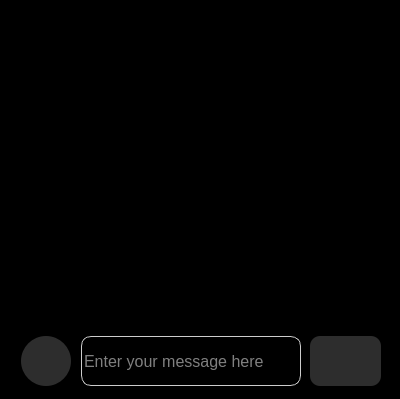
<?xml version="1.0" encoding="UTF-8"?>
<ui version="4.0">
 <class>Form</class>
 <widget class="QWidget" name="Form">
  <property name="geometry">
   <rect>
    <x>0</x>
    <y>0</y>
    <width>400</width>
    <height>399</height>
   </rect>
  </property>
  <property name="windowTitle">
   <string>Form</string>
  </property>
  <property name="styleSheet">
   <string notr="true">*{
	background-color: rgb(0,0,0);
}</string>
  </property>
  <property name="locale">
   <locale language="English" country="Australia"/>
  </property>
  <layout class="QVBoxLayout" name="verticalLayout">
   <item>
    <widget class="QGroupBox" name="groupBox">
     <property name="styleSheet">
      <string notr="true">QGroupBox{
    border: 0px;
}</string>
     </property>
     <property name="title">
      <string/>
     </property>
     <widget class="QGroupBox" name="groupBox_2">
      <property name="geometry">
       <rect>
        <x>50</x>
        <y>20</y>
        <width>251</width>
        <height>131</height>
       </rect>
      </property>
      <property name="title">
       <string/>
      </property>
     </widget>
     <widget class="QGroupBox" name="groupBox_3">
      <property name="geometry">
       <rect>
        <x>0</x>
        <y>320</y>
        <width>380</width>
        <height>60</height>
       </rect>
      </property>
      <property name="styleSheet">
       <string notr="true">QGroupBox{
    border: none
}</string>
      </property>
      <property name="title">
       <string/>
      </property>
      <widget class="QPushButton" name="Recorder">
       <property name="geometry">
        <rect>
         <x>10</x>
         <y>5</y>
         <width>50</width>
         <height>50</height>
        </rect>
       </property>
       <property name="palette">
        <palette>
         <active>
          <colorrole role="WindowText">
           <brush brushstyle="SolidPattern">
            <color alpha="255">
             <red>70</red>
             <green>227</green>
             <blue>162</blue>
            </color>
           </brush>
          </colorrole>
          <colorrole role="Button">
           <brush brushstyle="SolidPattern">
            <color alpha="255">
             <red>45</red>
             <green>45</green>
             <blue>45</blue>
            </color>
           </brush>
          </colorrole>
          <colorrole role="Text">
           <brush brushstyle="SolidPattern">
            <color alpha="255">
             <red>255</red>
             <green>255</green>
             <blue>255</blue>
            </color>
           </brush>
          </colorrole>
          <colorrole role="ButtonText">
           <brush brushstyle="SolidPattern">
            <color alpha="255">
             <red>255</red>
             <green>255</green>
             <blue>255</blue>
            </color>
           </brush>
          </colorrole>
          <colorrole role="Base">
           <brush brushstyle="SolidPattern">
            <color alpha="255">
             <red>45</red>
             <green>45</green>
             <blue>45</blue>
            </color>
           </brush>
          </colorrole>
          <colorrole role="Window">
           <brush brushstyle="SolidPattern">
            <color alpha="255">
             <red>45</red>
             <green>45</green>
             <blue>45</blue>
            </color>
           </brush>
          </colorrole>
         </active>
         <inactive>
          <colorrole role="WindowText">
           <brush brushstyle="SolidPattern">
            <color alpha="255">
             <red>70</red>
             <green>227</green>
             <blue>162</blue>
            </color>
           </brush>
          </colorrole>
          <colorrole role="Button">
           <brush brushstyle="SolidPattern">
            <color alpha="255">
             <red>45</red>
             <green>45</green>
             <blue>45</blue>
            </color>
           </brush>
          </colorrole>
          <colorrole role="Text">
           <brush brushstyle="SolidPattern">
            <color alpha="255">
             <red>255</red>
             <green>255</green>
             <blue>255</blue>
            </color>
           </brush>
          </colorrole>
          <colorrole role="ButtonText">
           <brush brushstyle="SolidPattern">
            <color alpha="255">
             <red>255</red>
             <green>255</green>
             <blue>255</blue>
            </color>
           </brush>
          </colorrole>
          <colorrole role="Base">
           <brush brushstyle="SolidPattern">
            <color alpha="255">
             <red>45</red>
             <green>45</green>
             <blue>45</blue>
            </color>
           </brush>
          </colorrole>
          <colorrole role="Window">
           <brush brushstyle="SolidPattern">
            <color alpha="255">
             <red>45</red>
             <green>45</green>
             <blue>45</blue>
            </color>
           </brush>
          </colorrole>
         </inactive>
         <disabled>
          <colorrole role="WindowText">
           <brush brushstyle="SolidPattern">
            <color alpha="255">
             <red>255</red>
             <green>255</green>
             <blue>255</blue>
            </color>
           </brush>
          </colorrole>
          <colorrole role="Button">
           <brush brushstyle="SolidPattern">
            <color alpha="255">
             <red>45</red>
             <green>45</green>
             <blue>45</blue>
            </color>
           </brush>
          </colorrole>
          <colorrole role="Text">
           <brush brushstyle="SolidPattern">
            <color alpha="255">
             <red>255</red>
             <green>255</green>
             <blue>255</blue>
            </color>
           </brush>
          </colorrole>
          <colorrole role="ButtonText">
           <brush brushstyle="SolidPattern">
            <color alpha="255">
             <red>255</red>
             <green>255</green>
             <blue>255</blue>
            </color>
           </brush>
          </colorrole>
          <colorrole role="Base">
           <brush brushstyle="SolidPattern">
            <color alpha="255">
             <red>45</red>
             <green>45</green>
             <blue>45</blue>
            </color>
           </brush>
          </colorrole>
          <colorrole role="Window">
           <brush brushstyle="SolidPattern">
            <color alpha="255">
             <red>45</red>
             <green>45</green>
             <blue>45</blue>
            </color>
           </brush>
          </colorrole>
         </disabled>
        </palette>
       </property>
       <property name="font">
        <font>
         <family>Yu Gothic UI</family>
         <pointsize>15</pointsize>
         <weight>50</weight>
         <italic>false</italic>
         <bold>false</bold>
        </font>
       </property>
       <property name="styleSheet">
        <string notr="true">/* 默认状态 */
QPushButton {
    background-color: rgb(45,45,45);
    border: none;
    padding: 10px 20px;
    border-radius: 25px;/* 设置圆角半径 */
	qproperty-icon: url(:/voice/300ppi/voice_w.png)
}

/* 悬停状态 */
QPushButton:hover {
    background-color: rgb(70, 227, 162);
	border-radius: 25px; /* 设置圆角半径 */
	qproperty-icon: url(:/voice/300ppi/voice_b.png)
}

/* 按下状态 */
QPushButton:pressed {
    background-color: rgb(62, 204, 145);
	border-radius: 25px; /* 设置圆角半径 */
	qproperty-icon: url(:/voice/300ppi/voice_b.png)
}
</string>
       </property>
       <property name="text">
        <string/>
       </property>
       <property name="iconSize">
        <size>
         <width>25</width>
         <height>25</height>
        </size>
       </property>
      </widget>
      <widget class="QLineEdit" name="lineEdit">
       <property name="geometry">
        <rect>
         <x>70</x>
         <y>5</y>
         <width>220</width>
         <height>50</height>
        </rect>
       </property>
       <property name="font">
        <font>
         <family>Arial</family>
         <pointsize>12</pointsize>
         <weight>50</weight>
         <bold>false</bold>
        </font>
       </property>
       <property name="styleSheet">
        <string notr="true">QLineEdit{
    border: 1px solid #ccc;   /* 设置边框颜色和宽度 */
    border-radius: 10px;     /* 设置圆角半径 */
	color: rgb(255,255,255);
}</string>
       </property>
       <property name="text">
        <string/>
       </property>
       <property name="placeholderText">
        <string>Enter your message here</string>
       </property>
      </widget>
      <widget class="QPushButton" name="Send">
       <property name="geometry">
        <rect>
         <x>299</x>
         <y>5</y>
         <width>71</width>
         <height>50</height>
        </rect>
       </property>
       <property name="palette">
        <palette>
         <active>
          <colorrole role="WindowText">
           <brush brushstyle="SolidPattern">
            <color alpha="255">
             <red>70</red>
             <green>227</green>
             <blue>162</blue>
            </color>
           </brush>
          </colorrole>
          <colorrole role="Button">
           <brush brushstyle="SolidPattern">
            <color alpha="255">
             <red>45</red>
             <green>45</green>
             <blue>45</blue>
            </color>
           </brush>
          </colorrole>
          <colorrole role="Text">
           <brush brushstyle="SolidPattern">
            <color alpha="255">
             <red>255</red>
             <green>255</green>
             <blue>255</blue>
            </color>
           </brush>
          </colorrole>
          <colorrole role="ButtonText">
           <brush brushstyle="SolidPattern">
            <color alpha="255">
             <red>255</red>
             <green>255</green>
             <blue>255</blue>
            </color>
           </brush>
          </colorrole>
          <colorrole role="Base">
           <brush brushstyle="SolidPattern">
            <color alpha="255">
             <red>45</red>
             <green>45</green>
             <blue>45</blue>
            </color>
           </brush>
          </colorrole>
          <colorrole role="Window">
           <brush brushstyle="SolidPattern">
            <color alpha="255">
             <red>45</red>
             <green>45</green>
             <blue>45</blue>
            </color>
           </brush>
          </colorrole>
         </active>
         <inactive>
          <colorrole role="WindowText">
           <brush brushstyle="SolidPattern">
            <color alpha="255">
             <red>70</red>
             <green>227</green>
             <blue>162</blue>
            </color>
           </brush>
          </colorrole>
          <colorrole role="Button">
           <brush brushstyle="SolidPattern">
            <color alpha="255">
             <red>45</red>
             <green>45</green>
             <blue>45</blue>
            </color>
           </brush>
          </colorrole>
          <colorrole role="Text">
           <brush brushstyle="SolidPattern">
            <color alpha="255">
             <red>255</red>
             <green>255</green>
             <blue>255</blue>
            </color>
           </brush>
          </colorrole>
          <colorrole role="ButtonText">
           <brush brushstyle="SolidPattern">
            <color alpha="255">
             <red>255</red>
             <green>255</green>
             <blue>255</blue>
            </color>
           </brush>
          </colorrole>
          <colorrole role="Base">
           <brush brushstyle="SolidPattern">
            <color alpha="255">
             <red>45</red>
             <green>45</green>
             <blue>45</blue>
            </color>
           </brush>
          </colorrole>
          <colorrole role="Window">
           <brush brushstyle="SolidPattern">
            <color alpha="255">
             <red>45</red>
             <green>45</green>
             <blue>45</blue>
            </color>
           </brush>
          </colorrole>
         </inactive>
         <disabled>
          <colorrole role="WindowText">
           <brush brushstyle="SolidPattern">
            <color alpha="255">
             <red>255</red>
             <green>255</green>
             <blue>255</blue>
            </color>
           </brush>
          </colorrole>
          <colorrole role="Button">
           <brush brushstyle="SolidPattern">
            <color alpha="255">
             <red>45</red>
             <green>45</green>
             <blue>45</blue>
            </color>
           </brush>
          </colorrole>
          <colorrole role="Text">
           <brush brushstyle="SolidPattern">
            <color alpha="255">
             <red>255</red>
             <green>255</green>
             <blue>255</blue>
            </color>
           </brush>
          </colorrole>
          <colorrole role="ButtonText">
           <brush brushstyle="SolidPattern">
            <color alpha="255">
             <red>255</red>
             <green>255</green>
             <blue>255</blue>
            </color>
           </brush>
          </colorrole>
          <colorrole role="Base">
           <brush brushstyle="SolidPattern">
            <color alpha="255">
             <red>45</red>
             <green>45</green>
             <blue>45</blue>
            </color>
           </brush>
          </colorrole>
          <colorrole role="Window">
           <brush brushstyle="SolidPattern">
            <color alpha="255">
             <red>45</red>
             <green>45</green>
             <blue>45</blue>
            </color>
           </brush>
          </colorrole>
         </disabled>
        </palette>
       </property>
       <property name="font">
        <font>
         <family>Yu Gothic UI</family>
         <pointsize>15</pointsize>
         <weight>50</weight>
         <italic>false</italic>
         <bold>false</bold>
        </font>
       </property>
       <property name="styleSheet">
        <string notr="true">/* 默认状态 */
QPushButton {
    background-color: rgb(45,45,45);
    border: none;
    padding: 10px 20px;
    border-radius: 10px;/* 设置圆角半径 */
	qproperty-icon: url(:/send/300ppi/send_w.png)
}

/* 悬停状态 */
QPushButton:hover {
    background-color: rgb(70, 227, 162);
	border-radius: 10px; /* 设置圆角半径 */
	qproperty-icon: url(:/send/300ppi/send_b.png)
}

/* 按下状态 */
QPushButton:pressed {
    background-color: rgb(62, 204, 145);
	border-radius: 10px; /* 设置圆角半径 */
	qproperty-icon: url(:/send/300ppi/send_b.png)
}
</string>
       </property>
       <property name="text">
        <string/>
       </property>
       <property name="iconSize">
        <size>
         <width>25</width>
         <height>25</height>
        </size>
       </property>
      </widget>
     </widget>
    </widget>
   </item>
  </layout>
 </widget>
 <resources>
  <include location="resources/resources.qrc"/>
 </resources>
 <connections/>
</ui>
